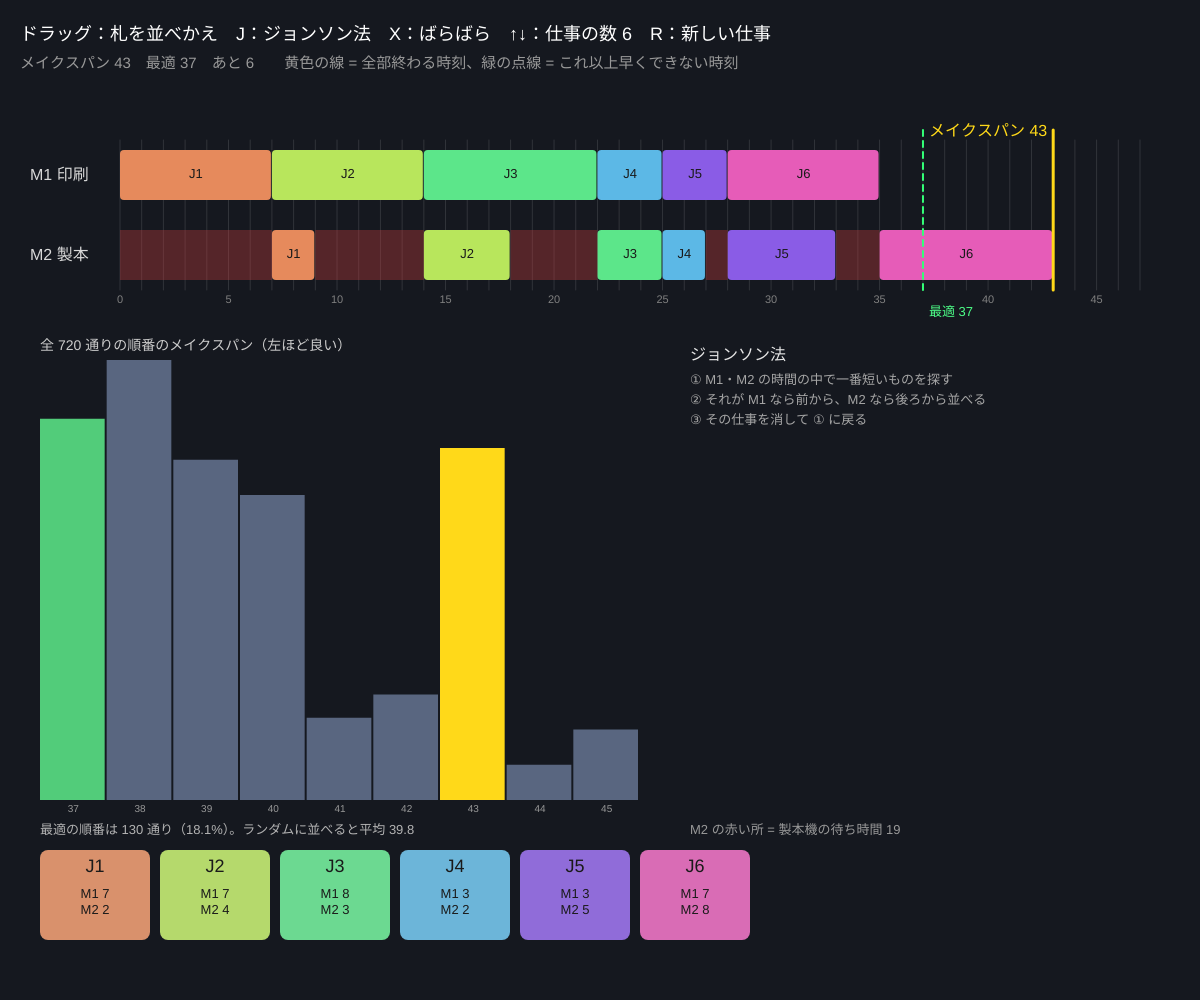
Frame 1 (no input)
Frame 60 (no input): identical to frame 1, image omitted
Frame 120 (the mouse pressed at the canvas centre since frame 60): identical to frame 1, image omitted

The p5.js sketch that drew this single still picture (run headless with seeded random() and noise() and a simulated clock; from frame 60 on, the mouse is pressed at the canvas centre):

// p5.js sketch
// ── sketch.js
// ============================================
// 04 割当とスケジューリング ─ ジョンソン法
// 印刷所の仕事（ジョブ）は全部「印刷機 M1 → 製本機 M2」の順に通る。どの順番で流すと全部終わる時刻（メイクスパン）が一番早い？
//   ジョンソン法（1954）：M1 が短い仕事は前へ（短い順）、M2 が短い仕事は後ろへ（長い順）。2 台なら必ず最適になる
// ドラッグ = 下の札を並べかえる / J = ジョンソン法 / X = ばらばらに / ↑↓ = 仕事の数 / R = 新しい仕事
// ============================================

let nJobs = 6;                         // ★ 仕事の数（4〜8）
let jobs = [];                         // { a: M1 の時間, b: M2 の時間, hue }
let seq = [];                          // 流す順番
let dragK = -1, dragX = 0;
let allSpans = [], bestSpan = 0;       // 全部の順番を試した結果（ヒストグラム用）
let worstSpan = 0, meanSpan = 0, spanCount = [];
let johnsonSteps = [];                 // ジョンソン法の説明

function setup() {
  createCanvas(windowWidth, windowHeight);
  colorMode(HSB, 360, 100, 100, 100);
  newJobs();
}
function newJobs() {
  jobs = [];
  for (let i = 0; i < nJobs; i++) jobs.push({ a: floor(random(1, 10)), b: floor(random(1, 10)), hue: (i * 360 / nJobs + 20) % 360 });   // ★ 処理時間
  seq = jobs.map((_, i) => i);
  johnsonSteps = [];
  enumerateAll();
}

// ★ メイクスパン：M1 は詰めて流す。M2 は「M1 が終わった」かつ「M2 が空いた」ときに始める
function schedule(order) {
  let t1 = 0, t2 = 0, bars = [];
  for (let k of order) {
    let s1 = t1; t1 += jobs[k].a;
    let s2 = max(t2, t1); t2 = s2 + jobs[k].b;
    bars.push({ k, s1, e1: t1, s2, e2: t2 });
  }
  return { span: t2, bars };
}
// ★ ジョンソン法
function johnson() {
  let front = [], back = [];
  johnsonSteps = [];
  let idx = jobs.map((_, i) => i).sort((p, q) => min(jobs[p].a, jobs[p].b) - min(jobs[q].a, jobs[q].b));
  for (let k of idx) {
    if (jobs[k].a <= jobs[k].b) { front.push(k); johnsonSteps.push('J' + (k + 1) + '：M1 ' + jobs[k].a + ' ≤ M2 ' + jobs[k].b + ' → 前へ'); }
    else { back.unshift(k); johnsonSteps.push('J' + (k + 1) + '：M2 ' + jobs[k].b + ' < M1 ' + jobs[k].a + ' → 後ろへ'); }
  }
  seq = front.concat(back);
}
// 全部の順番（n!）を試す ─ 8 個で 40320 通り
function enumerateAll() {
  allSpans = []; bestSpan = Infinity;
  let a = jobs.map((_, i) => i);
  let permute = (k) => {
    if (k === a.length) { let s = schedule(a).span; allSpans.push(s); bestSpan = min(bestSpan, s); return; }
    for (let i = k; i < a.length; i++) { [a[k], a[i]] = [a[i], a[k]]; permute(k + 1); [a[k], a[i]] = [a[i], a[k]]; }
  };
  permute(0);
  worstSpan = 0; meanSpan = 0;
  for (let x of allSpans) { worstSpan = Math.max(worstSpan, x); meanSpan += x / allSpans.length; }
  spanCount = new Array(worstSpan - bestSpan + 1).fill(0);
  for (let x of allSpans) spanCount[x - bestSpan]++;
}

function cardRect(k) { let w = min(110, (width - 80) / nJobs - 10); return { x: 40 + k * (w + 10), y: height - 150, w, h: 90 }; }

function draw() {
  background(225, 30, 12);
  let sch = schedule(seq);
  let span = sch.span;
  let worst = worstSpan;
  let gx = 120, gw = width - gx - 60, unit = gw / max(1, worst + 2);

  // ガントチャート
  let rowY = [150, 230];
  fill(0, 0, 85); textSize(16);
  text('M1 印刷', 30, rowY[0] + 30); text('M2 製本', 30, rowY[1] + 30);
  stroke(0, 0, 100, 12); strokeWeight(1);
  for (let t = 0; t <= worst + 2; t++) line(gx + t * unit, rowY[0] - 10, gx + t * unit, rowY[1] + 60);
  noStroke(); fill(0, 0, 50); textSize(11); textAlign(CENTER, TOP);
  for (let t = 0; t <= worst + 2; t += 5) text(t, gx + t * unit, rowY[1] + 64);
  for (let b of sch.bars) {
    let jb = jobs[b.k];
    fill(jb.hue, 60, 90); rect(gx + b.s1 * unit, rowY[0], (b.e1 - b.s1) * unit - 1, 50, 4);
    fill(jb.hue, 60, 90); rect(gx + b.s2 * unit, rowY[1], (b.e2 - b.s2) * unit - 1, 50, 4);
    fill(0, 0, 10); textSize(13);
    text('J' + (b.k + 1), gx + (b.s1 + b.e1) / 2 * unit, rowY[0] + 18);
    text('J' + (b.k + 1), gx + (b.s2 + b.e2) / 2 * unit, rowY[1] + 18);
  }
  // M2 の待ち時間（アイドル）
  let prevEnd = 0, idle = 0;
  for (let b of sch.bars) {
    if (b.s2 > prevEnd + 1e-9) { fill(0, 70, 80, 35); rect(gx + prevEnd * unit, rowY[1], (b.s2 - prevEnd) * unit, 50); idle += b.s2 - prevEnd; }
    prevEnd = b.e2;
  }
  stroke(50, 90, 100); strokeWeight(3); line(gx + span * unit, rowY[0] - 20, gx + span * unit, rowY[1] + 60);
  stroke(140, 80, 100); strokeWeight(2); drawingContext.setLineDash([6, 5]);
  line(gx + bestSpan * unit, rowY[0] - 20, gx + bestSpan * unit, rowY[1] + 60); drawingContext.setLineDash([]);
  noStroke(); textAlign(LEFT, BASELINE);
  fill(50, 90, 100); textSize(16); textAlign(RIGHT); text('メイクスパン ' + span, gx + span * unit - 6, rowY[0] - 14); textAlign(LEFT);
  fill(140, 70, 100); textSize(13); text('最適 ' + bestSpan, gx + bestSpan * unit + 6, rowY[1] + 86);

  // ヒストグラム：全部の順番のメイクスパン
  let hx = 40, hy = 360, hw = width * 0.5, hh = height - hy - 200;
  let lo = bestSpan, hi = worst, nb = hi - lo + 1, cnt = spanCount;
  let cmax = max(cnt);
  fill(0, 0, 80); textSize(14); text('全 ' + allSpans.length + ' 通りの順番のメイクスパン（左ほど良い）', hx, hy - 10);
  for (let i = 0; i < nb; i++) {
    let bw = hw / nb, h = cnt[i] / cmax * hh;
    fill(lo + i === span ? color(50, 90, 100) : lo + i === bestSpan ? color(140, 60, 80) : color(220, 30, 50));
    rect(hx + i * bw, hy + hh - h, bw - 2, h);
    if (nb < 30 || i % 2 === 0) { fill(0, 0, 60); textSize(10); textAlign(CENTER, TOP); text(lo + i, hx + (i + 0.5) * bw, hy + hh + 4); textAlign(LEFT, BASELINE); }
  }
  let nBest = cnt[0];
  fill(0, 0, 70); textSize(13);
  text('最適の順番は ' + nBest + ' 通り（' + nf(100 * nBest / allSpans.length, 1, 1) + '%）。ランダムに並べると平均 ' + nf(meanSpan, 1, 1), hx, hy + hh + 34);

  // 右：ジョンソン法の説明
  let jx = hx + hw + 50;
  fill(0, 0, 90); textSize(16); text('ジョンソン法', jx, hy);
  fill(0, 0, 65); textSize(13);
  text('① M1・M2 の時間の中で一番短いものを探す', jx, hy + 24);
  text('② それが M1 なら前から、M2 なら後ろから並べる', jx, hy + 44);
  text('③ その仕事を消して ① に戻る', jx, hy + 64);
  fill(0, 0, 85);
  johnsonSteps.forEach((s, i) => text((i + 1) + '. ' + s, jx, hy + 96 + i * 20));
  fill(0, 0, 60);
  text('M2 の赤い所 = 製本機の待ち時間 ' + idle, jx, hy + hh + 34);

  // 札（ドラッグで並べかえ）
  for (let k = 0; k < seq.length; k++) {
    if (k === dragK) continue;
    drawCard(seq[k], cardRect(k).x, cardRect(k).y);
  }
  if (dragK >= 0) drawCard(seq[dragK], mouseX - dragX, cardRect(dragK).y - 10);

  fill(0, 0, 100); textSize(18);
  text('ドラッグ：札を並べかえ　J：ジョンソン法　X：ばらばら　↑↓：仕事の数 ' + nJobs + '　R：新しい仕事', 20, 40);
  fill(0, 0, 60); textSize(15);
  text('メイクスパン ' + span + '　最適 ' + bestSpan + (span === bestSpan ? '　✓ 最適！' : '　あと ' + (span - bestSpan)) + '　　黄色の線 = 全部終わる時刻、緑の点線 = これ以上早くできない時刻', 20, 68);
}

function drawCard(k, x, y) {
  let r = cardRect(0), jb = jobs[k];
  fill(jb.hue, 50, 85); rect(x, y, r.w, r.h, 8);
  fill(0, 0, 10); textSize(18); textAlign(CENTER, TOP);
  text('J' + (k + 1), x + r.w / 2, y + 8);
  textSize(13); text('M1 ' + jb.a + '\nM2 ' + jb.b, x + r.w / 2, y + 38);
  textAlign(LEFT, BASELINE);
}

function mousePressed() {
  for (let k = 0; k < seq.length; k++) {
    let r = cardRect(k);
    if (mouseX > r.x && mouseX < r.x + r.w && mouseY > r.y && mouseY < r.y + r.h) { dragK = k; dragX = mouseX - r.x; }
  }
}
function mouseReleased() {
  if (dragK < 0) return;
  let r = cardRect(0), slot = constrain(round((mouseX - dragX - r.x) / (r.w + 10)), 0, seq.length - 1);
  let item = seq.splice(dragK, 1)[0];
  seq.splice(slot, 0, item);
  dragK = -1; johnsonSteps = [];
}

function keyPressed() {
  if (key === 'j' || key === 'J') johnson();
  if (key === 'x' || key === 'X') { seq = shuffle(seq); johnsonSteps = []; }
  if (key === 'r' || key === 'R') newJobs();
  if (key === UP_ARROW && nJobs < 8) { nJobs++; newJobs(); }
  if (key === DOWN_ARROW && nJobs > 4) { nJobs--; newJobs(); }
}

// ---------- やってみよう ----------
// 1. J を押す前に、自分で並べかえて最適（緑の点線）に届くか挑戦しよう
// 2. ヒストグラムを見ると「最適の順番」は何 % ある？ 仕事が 8 個になると全部試すのは大変（40320 通り）
// 3. 機械を 3 台にすると、ジョンソン法はもう最適を保証しない。schedule に M3 を足して試そう
// 4. 最初の仕事の M1 と最後の仕事の M2 の間は必ず待つ。だから「M1 が短い仕事を先に」がよい理由を説明しよう
